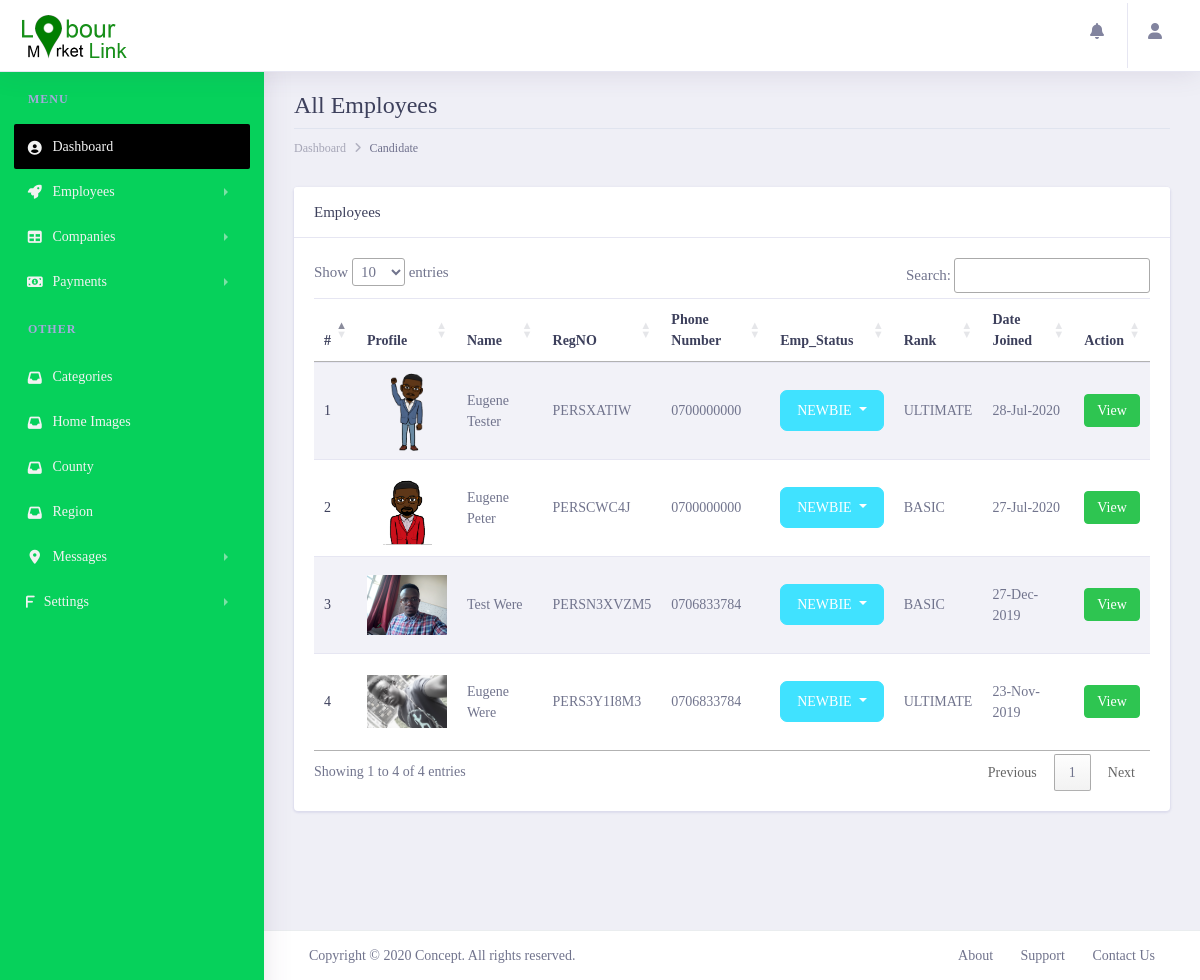
/lmladmin/allcandidates/ (signed in), run on the app's committed database.
### lmlappadmin/models.py (models this page shows, shortened)
class Customer(get_user_model()):
    profile_image = models.ImageField(max_length=200, upload_to='customerImages', null=True, blank=True)
    regpayment = models.ForeignKey(CustomerPayments, on_delete=models.CASCADE, null=True, blank=True)
    country = models.CharField(max_length=100, null=False, blank=False)
    county = models.ForeignKey(County, on_delete=models.CASCADE, null=False, blank=False)
    region = models.ForeignKey(Region, on_delete=models.CASCADE, null=False, blank=False)
    gender = models.CharField(max_length=100, null=False, blank=False)
    category = models.ForeignKey(Category, on_delete=models.CASCADE, max_length=200, null=False, blank=False)
    phone_number = models.CharField(max_length=20, null=False, blank=False)
    date_of_birth = models.DateField(default=datetime.datetime.now)
    landmark = models.CharField(max_length=100, null=True, blank=True)
    huduma_no = models.CharField(max_length=100, null=True, blank=True)
    job_type = models.CharField(max_length=200, null=False, blank=False)
    disability = models.TextField(null=True, blank=True)
    marital_status = models.CharField(max_length=100, null=True, blank=True)
    created_at = models.DateTimeField(auto_now_add=True)
    updated_at = models.DateTimeField(auto_now=True)
    biography = models.TextField()
    PERSONNEL_STATUS = {
        ('NEWBIE', 'Newbie'),
        ('REGISTERED_CONFIRMED', 'Registerd_confirmed'),
        ('DEACTIVATED', 'Deactivated'),
    }
    status = models.CharField(choices=PERSONNEL_STATUS, default='NEWBIE', max_length=200, null=False, blank=False)
    RANK_STATUS = {
        ('BASIC', 'Basic'),
        ('PREMIUM', 'Premium'),
        ('ULTIMATE', 'Ultimate'),
    }
    rank_status = models.CharField(choices=RANK_STATUS, default='BASIC', max_length=200, null=False, blank=False)
    DISABILITY_STATUS = [
        ('DISABLED', 'Disabled'),
        ('NOT_DISABLED', 'Not_Disabled')
    ]
    disability_status = models.CharField(choices=DISABILITY_STATUS, default='NOT_DISABLED', max_length=200, null=True,
                                         blank=False)
    class Meta:
        verbose_name = 'Customer'
        verbose_name_plural = 'Customers'
    @property
    def customer_reg_no(self):
        regno = CustomerRegNo.objects.filter(customer=self).first()
        if regno:
            return regno.personel_reg_no
        else:
            return 'NO_REGNO_ON_THIS_GUY'

class CustomerRegNo(models.Model):
    customer = models.ForeignKey(Customer, on_delete=models.CASCADE)
    personel_reg_no = models.CharField(max_length=100, null=False, blank=False, unique=True)
    created_at = models.DateTimeField(auto_now_add=True)
    updated_at = models.DateTimeField(auto_now=True)

### lmlappadmin/views.py (the view)
# urls.py: path('allcandidates/',views.employees, name='employees'),
@login_required()
def employees(request):
    employees = Customer.objects.order_by('-created_at')
    context = {
        'title': 'Employees',
        'customers': employees,
    }
    return render(request,'employee/allemployees.html', context)

### lmlapp/templatetags/call_methods.py (called while the page is built)
@register.filter(name='contactushome')
def comments(request):
    contactushome = ContactUsHome.objects.filter(status="UNREAD").order_by("-created_at")
    if contactushome is not None:
        return contactushome
    return False

@register.filter(name='contactushomecount')
def commentscount(request):
    contactushomecount = ContactUsHome.objects.count()
    if contactushomecount > 0:
        return contactushomecount
    return False

### lmlappadmin/templates/employee/allemployees.html (shortened to what this page needs)
{% extends 'admin/layout.html' %}
{% load static %}
{% block content %}
       <div class="dashboard-wrapper ml-0">
            <div class="container-fluid  dashboard-content">
                <div class="row">
                    <div class="col-xl-12 col-lg-12 col-md-12 col-sm-12 col-12">
                        <div class="page-header">
                            <h2 class="pageheader-title"> All Employees</h2>
                            <div class="page-breadcrumb">
                                <nav aria-label="breadcrumb">
                                    <ol class="breadcrumb">
                                        <li class="breadcrumb-item"><a href="{% url 'LMLAdmin:home' %}" class="breadcrumb-link">Dashboard</a></li>
                                        <li class="breadcrumb-item active" aria-current="page">Candidate</li>
                                    </ol>
                                </nav>
                            </div>
                        </div>
                    </div>
                </div>
                <div class="row">
                    <div class="col-xl-12 col-lg-12 col-md-12 col-sm-12 col-12">
                            <div class="card">
                                <h5 class="card-header">Employees</h5>
                                <div class="card-body">
                                    <div class="col-sm-12 p-0" >
                                        <table style="width: 100%;" class="table table-striped" id="myDataTable">
                                        <thead>
                                            <tr>
                                                <th scope="col">#</th>
                                                <th scope="col">Profile</th>
                                                <th scope="col">Name</th>
                                                <th scope="col">RegNO</th>
                                                <th scope="col">Phone Number</th>
                                                <th scope="col">Emp_Status</th>
                                                <th scope="col">Rank</th>
                                                <th scope="col">Date Joined</th>
                                                <th scope="col">Action</th>
                                            </tr>
                                        </thead>
                                        <tbody>
                                            {% for employee in customers %}
                                                <tr>
                                                    <th scope="row">{{forloop.counter}}</th>
                                                    <td>
                                                        <div style="width: 80px; height: 80px; overflow: hidden;" class="rounded">
                                                            <img style="object-fit: contain;" class="w-100 h-100 rounded" src="{{ employee.profile_image.url }}" alt="">
                                                        </div>
                                                    </td>
                                                    <td>{{employee.first_name|title}} {{ employee.last_name|title }}</td>
                                                    <td>{{employee.customer_reg_no}}</td>
                                                    <td>{{employee.phone_number}}</td>
                                                    <td> <div class="dropdown">
                                                          <button class="btn
                                                            {% if  employee.status == 'NEWBIE' %}
                                                             btn-secondary
                                                         {% elif  employee.status == 'REGISTERED_CONFIRMED' %}
                                                            btn-success
                                                         {% elif  employee.status == 'DEACTIVATED' %}
                                                            btn-danger
                                                         {% endif %}
                                                           dropdown-toggle" type="button" id="dropdownMenuButton" data-toggle="dropdown" aria-haspopup="true" aria-expanded="false">
                                                              {{ employee.status }}
                                                          </button>
                                                        </div>
                                                    </td>
                                                    <td>{{employee.rank_status}}</td>
                                                    <td>{{employee.created_at|date:'d-M-Y'}}</td>
                                                    <td>
                                                        <a target="_blank" href="{% url 'LMLAdmin:employeesdetails' employee.id %}" class="btn btn-success btn-sm rounded">View</a>
                                                    </td>
                                                </tr>
                                            {%  endfor  %}
                                        </tbody>
                                    </table>
                                    </div>
                                </div>
                            </div>
                        </div>
                </div>
            </div>
        </div>
{% endblock content %}

### lmlappadmin/templates/admin/layout.html (style rules this page uses)
.btn { border-radius: 7px; }

### data on the page
Customer: profile_image (picture), first_name "Eugene", last_name "Tester", customer_reg_no "PERSXATIW", phone_number "0700000000", status "NEWBIE", rank_status "ULTIMATE", created_at "28-Jul-2020"
Customer: profile_image (picture), first_name "Eugene", last_name "Peter", customer_reg_no "PERSCWC4J", phone_number "0700000000", status "NEWBIE", rank_status "BASIC", created_at "27-Jul-2020"
Customer: profile_image (picture), first_name "Test", last_name "Were", customer_reg_no "PERSN3XVZM5", phone_number "0706833784", status "NEWBIE", rank_status "BASIC", created_at "27-Dec-2019"
Customer: profile_image (picture), first_name "Eugene", last_name "Were", customer_reg_no "PERS3Y1I8M3", phone_number "0706833784", status "NEWBIE", rank_status "ULTIMATE", created_at "23-Nov-2019"
